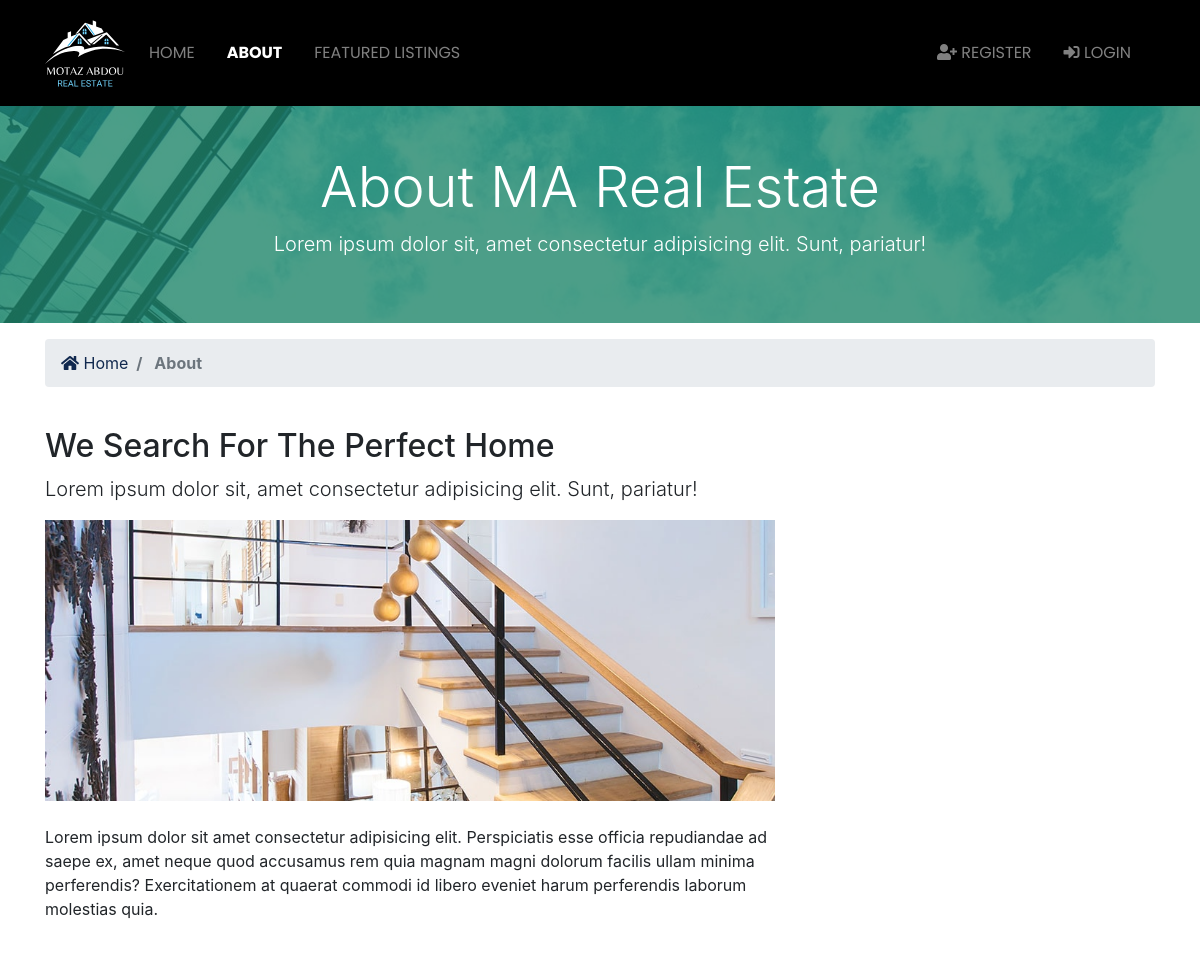
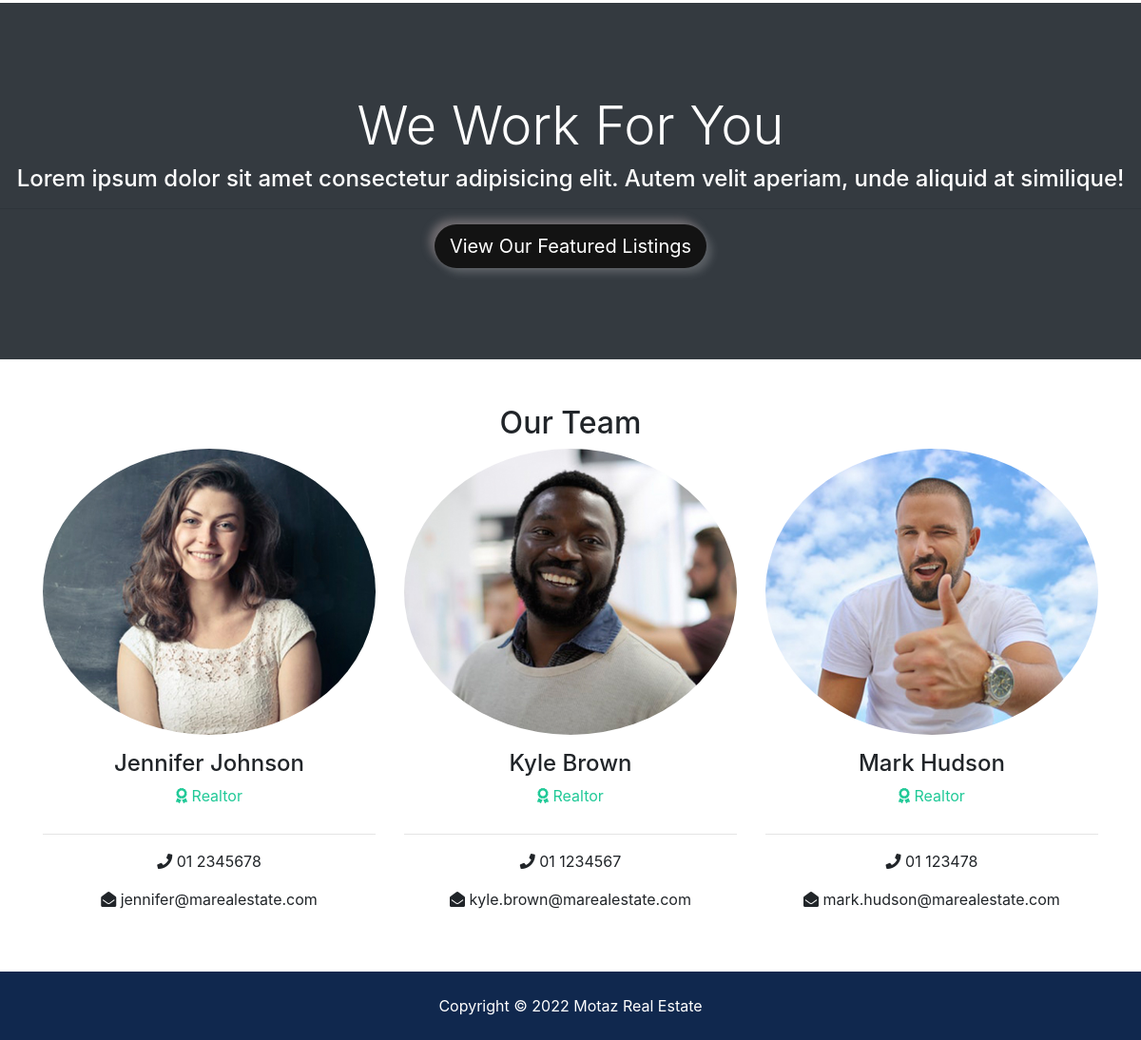
/about/, run on an earlier commit of the app's database (2 pictures, top to bottom).
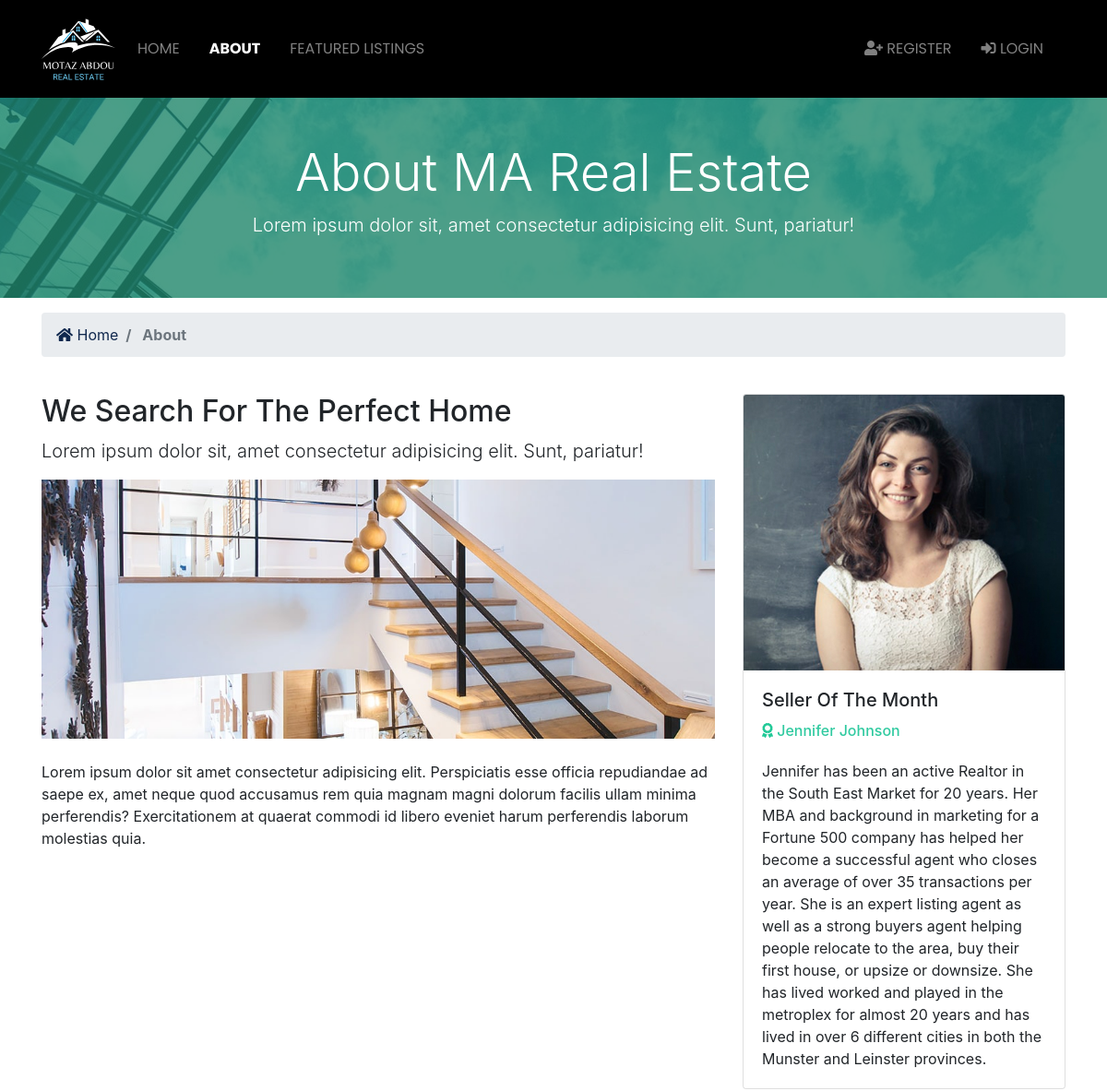
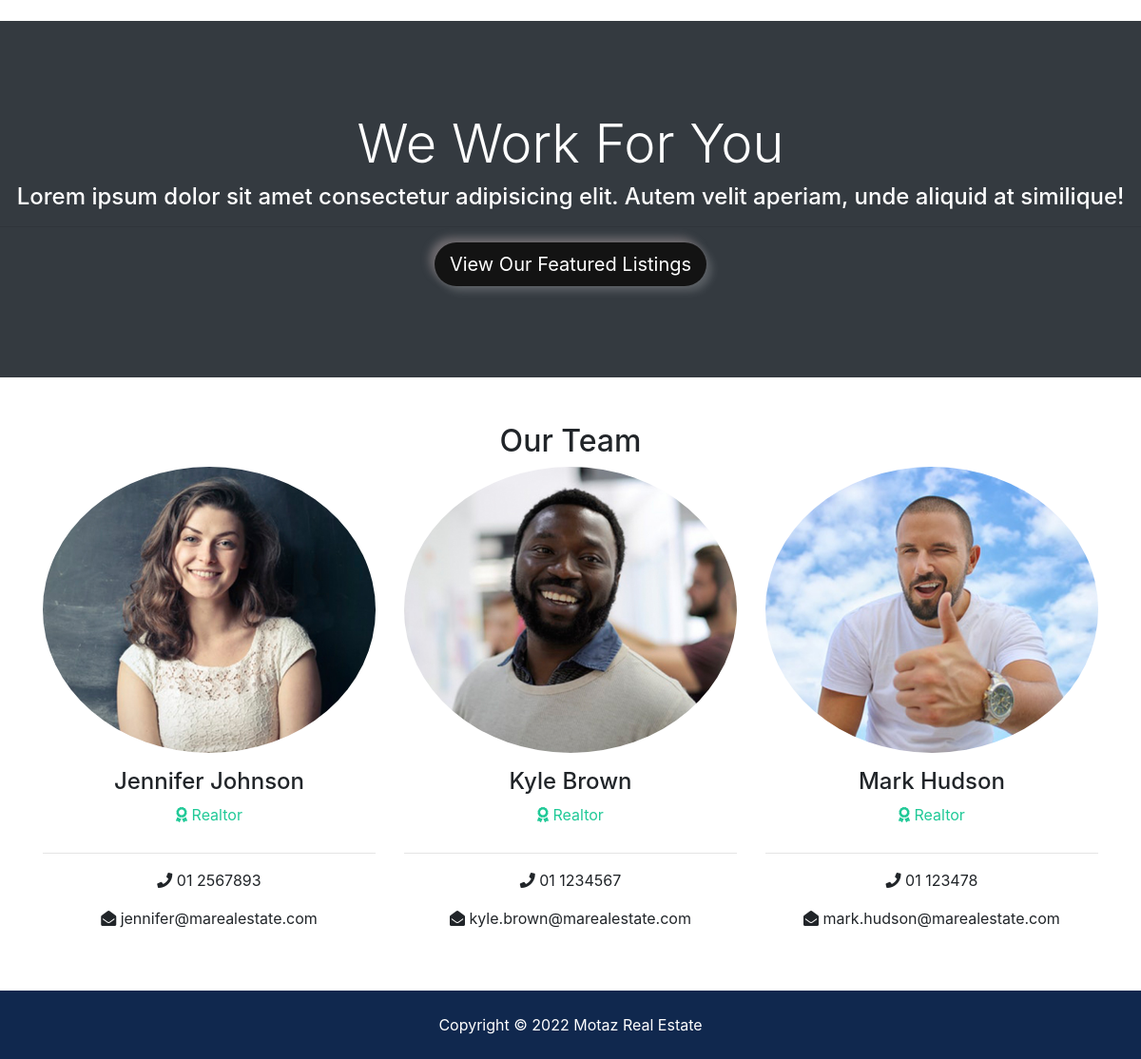
And on a later commit of the database (2 pictures, top to bottom).
### realtors/models.py (models this page shows, shortened)
class Realtor(models.Model):
    name = models.CharField(max_length=200)
    photo = models.ImageField(upload_to='photos/%Y/%m/%d/')
    description = models.TextField(blank=True)
    phone = models.CharField(max_length=20)
    email = models.CharField(max_length=50)
    is_mvp = models.BooleanField(default=False)
    hire_date = models.DateTimeField(default=datetime.now, blank=True)

### pages/views.py (the view)
# urls.py: path('about/', views.about, name='about'),
def about(request):
    realtors = Realtor.objects.order_by('-hire_date')
    mvp_realtors = Realtor.objects.all().filter(is_mvp=True)
    context = {
        'realtors': realtors,
        'mvp_realtors': mvp_realtors
    }
    return render(request, 'pages/about.html', context)

### templates/pages/about.html (shortened to what this page needs)
{% extends 'base.html' %}
{% load static %}
{% block content %}
<section id="showcase-inner" class="py-5 text-white">
    <div class="container">
      <div class="row text-center">
        <div class="col-md-12">
          <h1 class="display-4">About MA Real Estate</h1>
          <p class="lead">Lorem ipsum dolor sit, amet consectetur adipisicing elit. Sunt, pariatur!</p>
        </div>
      </div>
    </div>
  </section>
  <section id="bc" class="mt-3">
    <div class="container">
      <nav aria-label="breadcrumb">
        <ol class="breadcrumb">
          <li class="breadcrumb-item">
            <a href="{% url 'index' %}">
              <i class="fas fa-home"></i> Home</a>
          </li>
          <li class="breadcrumb-item active"> About</li>
        </ol>
      </nav>
    </div>
  </section>
  <section id="about" class="py-4">
    <div class="container">
      <div class="row">
        <div class="col-md-8">
          <h2>We Search For The Perfect Home</h2>
          <p class="lead">Lorem ipsum dolor sit, amet consectetur adipisicing elit. Sunt, pariatur!</p>
          <img src="{% static 'img/about.jpg' %}" alt="">
          <p class="mt-4">Lorem ipsum dolor sit amet consectetur adipisicing elit. Perspiciatis esse officia repudiandae ad saepe ex, amet
            neque quod accusamus rem quia magnam magni dolorum facilis ullam minima perferendis? Exercitationem at quaerat
            commodi id libero eveniet harum perferendis laborum molestias quia.</p>
        </div>
        <div class="col-md-4">
          {% if mvp_realtors %}
            {% for mvp in mvp_realtors %}
              <div class="card">
                <img class="card-img-top" src="{{ mvp.photo.url }}" alt="Seller of the month">
                <div class="card-body">
                  <h5 class="card-title">Seller Of The Month</h5>
                  <h6 class="text-secondary"><i class="fas fa-award text-success mb-3"></i> {{ mvp.name }}</h6>
                  <p class="card-text">{{ mvp.description }}</p>
                </div>
              </div>
            {% endfor %}
          {% endif %}
        </div>
      </div>
    </div>
  </section>
  <section id="work" class="bg-dark text-white text-center">
    <h2 class="display-4">We Work For You</h2>
    <h4>Lorem ipsum dolor sit amet consectetur adipisicing elit. Autem velit aperiam, unde aliquid at similique!</h4>
    <hr>
    <a href="listings.html" class="btn btn-secondary text-white btn-lg">View Our Featured Listings</a>
  </section>
  <section id="team" class="py-5">
    <div class="container">
      <h2 class="text-center">Our Team</h2>
      <div class="row text-center">
        {% if realtors %}
          {% for realtor in realtors %}
            <div class="col-md-4">
              <img src="{{ realtor.photo.url }}" alt="realtor image" class="rounded-circle mb-3">
              <h4>{{ realtor.name }}</h4>
              <p class="text-success">
                <i class="fas fa-award text-success mb-3"></i> Realtor</p>
              <hr>
              <p>
                <i class="fas fa-phone"></i> {{ realtor.phone }}</p>
              <p>
                <i class="fas fa-envelope-open"></i> {{ realtor.email }}</p>
            </div>
          {% endfor %}
        {% else %}
            <div class="col-md-12">
              <p>No realtors in database</p>
            </div>
        {% endif %}
      </div>
    </div>
  </section>
{% endblock %}

### templates/base.html (shortened to what this page needs)
{% load static %}
<!DOCTYPE html>
<html lang="en">
<head>
  <link rel="stylesheet" href="{% static 'css/all.css' %}">
  <link rel="stylesheet" href="{% static 'css/bootstrap.css' %}">
  <link rel="stylesheet" href="{% static 'css/style.css' %}">
  <link rel="stylesheet" href="{% static 'css/lightbox.min.css' %}">
</head>
<body>
    {% include 'partials/_navbar.html' %}
    {% block content %}
    {% endblock %}
    {% include 'partials/_footer.html' %}
</body>
</html>

### templates/partials/_navbar.html (shortened to what this page needs)
  {% load static %}
  <nav class="navbar navbar-expand-lg navbar-dark sticky-top">
    <div class="container">
      <a class="navbar-brand" href="{% url 'index' %}">
        <img src="{% static 'img/logo4.svg' %}" class="logo" alt="">
      </a>
      <div class="collapse navbar-collapse" id="navbarNavAltMarkup">
        <ul class="navbar-nav">
          <li
          {% if '/' == request.path %}
            class="nav-item active mr-3"
          {% else %}
            class="nav-item mr-3"
          {% endif %}
          >
            <a class="nav-link" href="{% url 'index' %}">Home</a>
          </li>
          <li
          {% if 'about' in request.path %}
            class="nav-item active mr-3"
          {% else %}
            class="nav-item mr-3"
          {% endif %}
          >
            <a class="nav-link" href="{% url 'about' %}">About</a>
          </li>
          <li
          {% if 'listings' in request.path %}
            class="nav-item active mr-3"
          {% else %}
            class="nav-item mr-3"
          {% endif %}
          >
            <a class="nav-link" href="{% url 'listings' %}">Featured Listings</a>
          </li>
        </ul>
        <ul class="navbar-nav ml-auto">
          {% if user.is_authenticated %}
            <li
            {% if 'dashboard' in request.path %}
              class="nav-item active mr-3"
            {% else %}
              class="nav-item mr-3"
            {% endif %}
            >
              <a class="nav-link" href="{% url 'dashboard' %}">
                <i class="fas fa-user"></i> Profile</a>
            </li>
            <li>
              <a class="nav-link" href="#">
                <i class="fas fa-right-from-bracket"></i> Logout</a>
            </li>
          {% else %}
            <li
            {% if 'register' in request.path %}
              class="nav-item active mr-3"
            {% else %}
              class="nav-item mr-3"
            {% endif %}
            >
              <a class="nav-link" href="{% url 'register' %}">
                <i class="fas fa-user-plus"></i> Register</a>
            </li>
            <li
            {% if 'login' in request.path %}
              class="nav-item active mr-3"
            {% else %}
              class="nav-item mr-3"
            {% endif %}
            >
              <a class="nav-link" href="{% url 'login' %}">
                <i class="fas fa-sign-in-alt"></i>
                Login</a>
            </li>
          {% endif %}
        </ul>
      </div>
    </div>
  </nav>

### templates/partials/_footer.html
<footer id="main-footer" class="py-4 bg-primary text-white text-center">
    Copyright &copy;
    <span class="year"></span> Motaz Real Estate
</footer>

### motaz_realestate/static/css/all.css (style rules this page uses)
.fa, .fas, .far, .fal, .fab { -moz-osx-font-smoothing: grayscale; -webkit-font-smoothing: antialiased; display: inline-block; font-style: normal; font-variant: normal; text-rendering: auto; line-height: 1; }
.fa-award:before { content: "\f559"; }
.fa-envelope-open:before { content: "\f2b6"; }
.fa-home:before { content: "\f015"; }
.fa-phone:before { content: "\f095"; }
.fa-sign-in-alt:before { content: "\f2f6"; }
.fa-user-plus:before { content: "\f234"; }
.fa, .fas { font-family: 'Font Awesome 5 Free'; font-weight: 900; }

### motaz_realestate/static/css/style.css (style rules this page uses)
.btn-secondary { color: #fff !important; position: relative; border-radius: 50rem; background-color: #131313; border: none; box-shadow: 5px 5px 10px rgb(255 255 255 / 20%), -5px -5px 10px rgb(204 186 186 / 40%); transition: background-color .15s ease-in-out, border .15s ease-in-out, box-shadow .15s ease-in-out, color .15s ease-in-out }
img { width: 100%; }
.logo { width: 80px; }
.navbar { opacity: 1; background-color: black; text-transform: uppercase; font-family: poppins; }
.active { font-weight: bold !important; }
#showcase-inner { background: url(../img/building.jpg); background-repeat: no-repeat; background-position: top center; background-attachment: fixed/cover; position: relative; overflow: hidden; min-height: 200px; }
#showcase-inner::before { content: ''; position: absolute; top: 0; left: 0; min-height: 100%; width: 100%; background: rgba(32, 134, 107, 0.8); }
#work { padding: 6rem 0; }

What changed in the data, as far as the page shows it:
now on one of the page's lists (row edited): Realtor: name "Jennifer Johnson", description "Jennifer has been an active Realtor in the South East Market for 20 years. Her MBA and background in marketing for a Fortune 500 company has helped her become a successful agent who closes an average of over 35 transactions per year. She is an expert listing agent as well as a strong buyers agent helping people relocate to the area, buy their first house, or upsize or downsize. She has lived worked and played in the metroplex for almost 20 years and has lived in over 6 different cities in both the Munster and Leinster provinces."
changed Realtor "Jennifer Johnson": phone "01 2345678" → "01 2567893"
